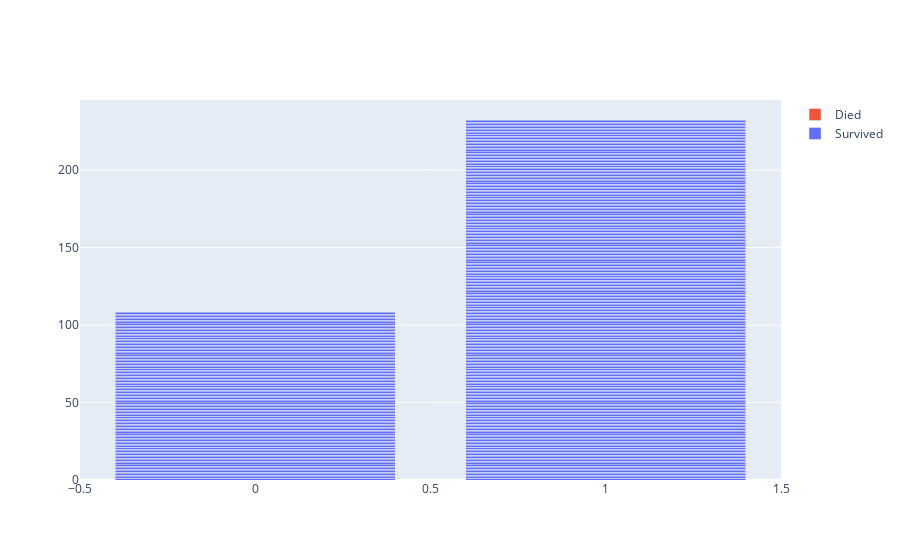

Notebook source saved alongside this figure:
### Markdown cell above
**Visualization**

### Code cell
fig = go.Figure(data=[
    go.Bar(name='Survived', x=df_cat['Sex'], y=df_cat['Survived'].where(df_cat['Survived'] == 1)),
    go.Bar(name='Died', x=df_cat['Sex'], y=df_cat['Survived'].where(df_cat['Survived'] == 0))
])
# Change the bar mode
fig.update_layout(barmode='stack')
#fig.update_traces(marker_color='rgb(158,202,225)', marker_line_color='rgb(8,48,107)',
#                  marker_line_width=1.5, opacity=0.6)
fig.show()

### Figure 1 — Plotly figure (JSON) as saved in the notebook; plotly's stock layout.template omitted (floating-point values rounded to 4 significant figures; data arrays with more than 128 entries replaced by an {"elided": "..."} marker saying what was removed)
{"data": [{"name": "Survived", "type": "bar", "x": {"elided": "891 int values"}, "y": {"elided": "891 int values"}}, {"name": "Died", "type": "bar", "x": {"elided": "891 int values"}, "y": {"elided": "891 int values"}}], "layout": {"barmode": "stack"}}
